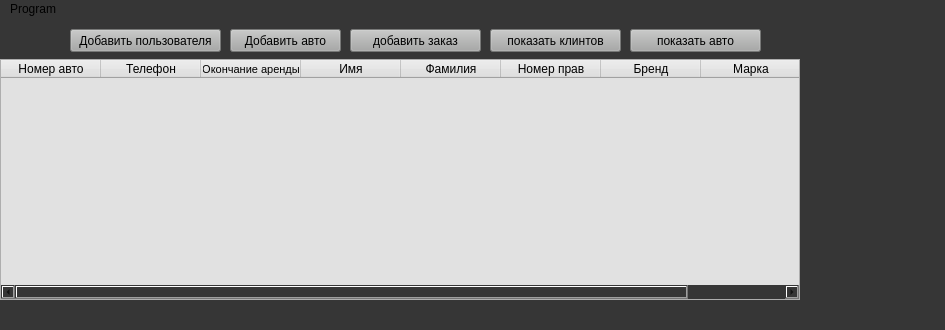
<?xml version="1.0" encoding="UTF-8"?>
<ui version="4.0">
 <class>MainWindow</class>
 <widget class="QMainWindow" name="MainWindow">
  <property name="geometry">
   <rect>
    <x>0</x>
    <y>0</y>
    <width>945</width>
    <height>330</height>
   </rect>
  </property>
  <property name="minimumSize">
   <size>
    <width>820</width>
    <height>300</height>
   </size>
  </property>
  <property name="windowTitle">
   <string>MainWindow</string>
  </property>
  <property name="styleSheet">
   <string notr="true">background-color:rgb(54, 54, 54)</string>
  </property>
  <widget class="QWidget" name="centralwidget">
   <widget class="QTableWidget" name="tableWidget">
    <property name="geometry">
     <rect>
      <x>0</x>
      <y>40</y>
      <width>800</width>
      <height>241</height>
     </rect>
    </property>
    <property name="maximumSize">
     <size>
      <width>800</width>
      <height>16777215</height>
     </size>
    </property>
    <property name="styleSheet">
     <string notr="true">background-color:rgb(225,225,225)</string>
    </property>
    <column>
     <property name="text">
      <string>Номер авто</string>
     </property>
    </column>
    <column>
     <property name="text">
      <string>Телефон</string>
     </property>
    </column>
    <column>
     <property name="text">
      <string>Окончание аренды</string>
     </property>
     <property name="font">
      <font>
       <pointsize>8</pointsize>
      </font>
     </property>
    </column>
    <column>
     <property name="text">
      <string>Имя</string>
     </property>
    </column>
    <column>
     <property name="text">
      <string>Фамилия</string>
     </property>
    </column>
    <column>
     <property name="text">
      <string>Номер прав</string>
     </property>
    </column>
    <column>
     <property name="text">
      <string>Бренд</string>
     </property>
    </column>
    <column>
     <property name="text">
      <string>Марка</string>
     </property>
    </column>
   </widget>
   <widget class="QPushButton" name="add_user">
    <property name="geometry">
     <rect>
      <x>70</x>
      <y>10</y>
      <width>151</width>
      <height>23</height>
     </rect>
    </property>
    <property name="styleSheet">
     <string notr="true">background-color:rgb(167, 168, 167)</string>
    </property>
    <property name="text">
     <string>Добавить пользователя</string>
    </property>
   </widget>
   <widget class="QPushButton" name="add_car">
    <property name="geometry">
     <rect>
      <x>230</x>
      <y>10</y>
      <width>111</width>
      <height>23</height>
     </rect>
    </property>
    <property name="styleSheet">
     <string notr="true">background-color:rgb(167, 168, 167)</string>
    </property>
    <property name="text">
     <string>Добавить авто</string>
    </property>
   </widget>
   <widget class="QPushButton" name="add_order">
    <property name="geometry">
     <rect>
      <x>350</x>
      <y>10</y>
      <width>131</width>
      <height>23</height>
     </rect>
    </property>
    <property name="styleSheet">
     <string notr="true">background-color:rgb(167, 168, 167)</string>
    </property>
    <property name="text">
     <string>добавить заказ</string>
    </property>
   </widget>
   <widget class="QPushButton" name="show_user_butt">
    <property name="geometry">
     <rect>
      <x>490</x>
      <y>10</y>
      <width>131</width>
      <height>23</height>
     </rect>
    </property>
    <property name="styleSheet">
     <string notr="true">background-color:rgb(167, 168, 167)</string>
    </property>
    <property name="text">
     <string>показать клинтов</string>
    </property>
   </widget>
   <widget class="QPushButton" name="show_car_butt">
    <property name="geometry">
     <rect>
      <x>630</x>
      <y>10</y>
      <width>131</width>
      <height>23</height>
     </rect>
    </property>
    <property name="styleSheet">
     <string notr="true">background-color:rgb(167, 168, 167)</string>
    </property>
    <property name="text">
     <string>показать авто</string>
    </property>
   </widget>
  </widget>
  <widget class="QMenuBar" name="menubar">
   <property name="geometry">
    <rect>
     <x>0</x>
     <y>0</y>
     <width>945</width>
     <height>22</height>
    </rect>
   </property>
   <widget class="QMenu" name="menuProgram">
    <property name="title">
     <string>Program</string>
    </property>
    <addaction name="actionC"/>
    <addaction name="action_3"/>
    <addaction name="add_model"/>
    <addaction name="add_brand"/>
   </widget>
   <addaction name="menuProgram"/>
  </widget>
  <widget class="QStatusBar" name="statusbar"/>
  <action name="actionC">
   <property name="text">
    <string>Cоздать пользователя</string>
   </property>
  </action>
  <action name="action_3">
   <property name="text">
    <string>Информация</string>
   </property>
  </action>
  <action name="action_5">
   <property name="text">
    <string>Выход</string>
   </property>
  </action>
  <action name="add_model">
   <property name="text">
    <string>Добавить модель</string>
   </property>
  </action>
  <action name="add_brand">
   <property name="text">
    <string>Добавить марку</string>
   </property>
  </action>
 </widget>
 <resources/>
 <connections/>
</ui>
